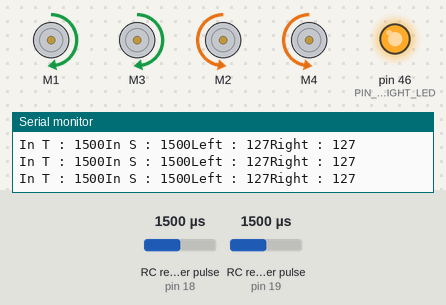
The sketch below on a simulated Arduino Mega 2560, built with avr-gcc and run on an emulated ATmega2560. Shown: 4 × DC motor (green arrow = forward, orange = backward, longer = faster), output pins drawn as LEDs (lit = HIGH), the last lines printed to the serial monitor. Wiring (inferred from the names in the program): 2 × RC receiver channel: data pin 18 / data pin 19. The inputs (shaded band) are chosen by the test bench; at power-on: RC receiver pulse (sensors on pin 18, pin 19) 1500 µs.

Above: at 1.2 s.
1.3 s: RC receiver pulse (sensor on pin 18) set to 1020 µs
4.3 s: RC receiver pulse (sensor on pin 19) set to 1250 µs
At 6.6 s:
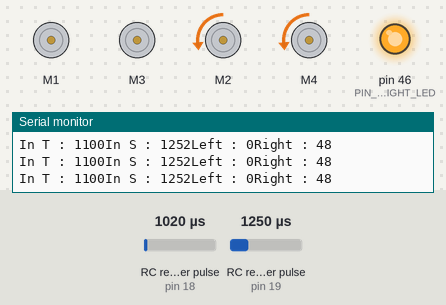
6.9 s: RC receiver pulse (sensor on pin 18) set to 1250 µs
At 7.7 s:
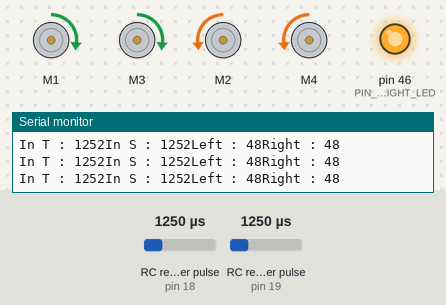
9.9 s: RC receiver pulse (sensor on pin 19) set to 1020 µs
At 11.0 s:
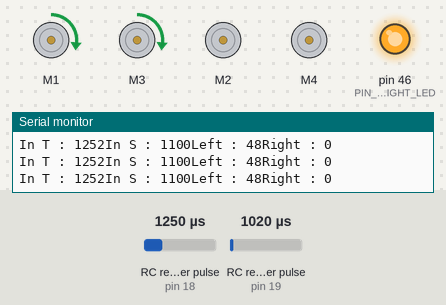
11.4 s: RC receiver pulse (sensor on pin 19) set to 1750 µs
At 13.0 s:
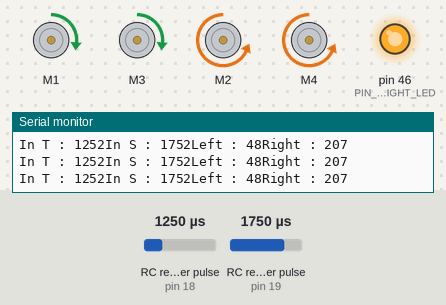
14.4 s: RC receiver pulse (sensor on pin 18) set to 1500 µs
Timing chart, 0 to 18.4 s (numbered marks = the images above; inputs shaded):
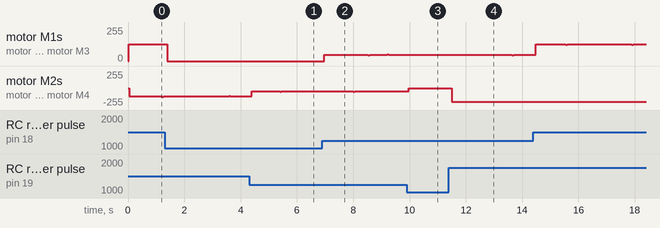

Measured:
- after the input at 4.3 s, motor M2, motor M4: backward 127/255 → backward 48/255 after 0.10 s
- after the input at 6.9 s, motor M1, motor M3: stopped → forward 48/255 after 0.07 s; motor M2, motor M4: backward 48/255 → backward 57/255 after 1.1 s, → backward 48/255 0.04 s later
- after the input at 9.9 s, motor M2, motor M4: backward 48/255 → stopped after 0.07 s
- after the input at 11.4 s, motor M2, motor M4: stopped → backward 207/255 after 0.10 s

The sketch:

motor_controller_RC.ino
```cpp
/*
 Controller per 2560 ROVER EXPLORER


*/
#include <Adafruit_MotorShield.h>
#include <Wire.h>

//initializing all the variables
#define LOOPTIME                      100     //Looptime in millisecond
const byte noCommLoopMax = 10;                //number of main loops the robot will execute without communication before stopping
unsigned int noCommLoops = 0;                 //main loop without communication counter

double speed_cmd_left2 = 0;

const int PIN_ENCOD_A_MOTOR_LEFT = 2;               //A channel for encoder of left motor
const int PIN_ENCOD_B_MOTOR_LEFT = 4;               //B channel for encoder of left motor

const int PIN_ENCOD_A_MOTOR_RIGHT = 3;              //A channel for encoder of right motor
const int PIN_ENCOD_B_MOTOR_RIGHT = 5;              //B channel for encoder of right motor

const int PIN_SIDE_LIGHT_LED = 46;                  //Side light blinking led pin

unsigned long lastMilli = 0;
unsigned long lastMilli2 = 0;
// Start control with rc
// ==================================
#define SRC_NEUTRAL 1500
#define SRC_MAX 2000
#define SRC_MIN 1000
#define TRC_NEUTRAL 1500
#define TRC_MAX 2000
#define TRC_MIN 1000
#define RC_DEADBAND 50
#define ERROR_center 50
#define pERROR 100
#define GEAR_NONE 1
#define GEAR_IDLE 1
#define GEAR_FULL 2

uint16_t unSteeringMin = SRC_MIN + pERROR;
uint16_t unSteeringMax = SRC_MAX - pERROR;
uint16_t unSteeringCenter = SRC_NEUTRAL;

uint16_t unThrottleMin = TRC_MIN + pERROR;
uint16_t unThrottleMax = TRC_MAX - pERROR;
uint16_t unThrottleCenter = TRC_NEUTRAL;

#define PWM_MIN 0
#define PWM_MAX 255

uint8_t gThrottle = 0;
uint8_t gGear = GEAR_NONE;
uint8_t gOldGear = GEAR_NONE;

#define DIRECTION_STOP 0
#define DIRECTION_FORWARD 1
#define DIRECTION_REVERSE 2
#define DIRECTION_ROTATE_RIGHT 3
#define DIRECTION_ROTATE_LEFT 4

uint8_t gThrottleDirection = DIRECTION_STOP;
uint8_t gDirection = DIRECTION_STOP;
uint8_t gOldDirection = DIRECTION_STOP;

#define IDLE_MAX 50
#define MODE_RUN 0
// Assign your channel in pins
#define THROTTLE_IN_PIN 18
#define STEERING_IN_PIN 19

#define THROTTLE_FLAG 1
#define STEERING_FLAG 2

const byte interruptPinThrottle = 18;
const byte interruptPinSteering = 19;
//
volatile uint16_t unThrottleInShared;
volatile uint16_t unSteeringInShared;
//
uint32_t ulThrottleStart;
uint32_t ulSteeringStart;

volatile uint8_t bUpdateFlagsShared;

unsigned long pulse_time  ;
// Eof controllo with rc
// ======================================
//--- Robot-specific constants ---
const double radius = 0.04;                   //Wheel radius, in m
const double wheelbase = 0.187;               //Wheelbase, in m
const double encoder_cpr = 990;                //Encoder ticks or counts per rotation
const double speed_to_pwm_ratio = 0.00235;     //Ratio to convert speed (in m/s) to PWM value. It was obtained by plotting the wheel speed in relation to the PWM motor command (the value is the slope of the linear function).
const double min_speed_cmd = 0.0882;           //(min_speed_cmd/speed_to_pwm_ratio) is the minimum command value needed for the motor to start moving. This value was obtained by plotting the wheel speed in relation to the PWM motor command (the value is the constant of the linear function).

double speed_req = 0;                         //Desired linear speed for the robot, in m/s
double angular_speed_req = 0;                 //Desired angular speed for the robot, in rad/s

double speed_req_left = 0;                    //Desired speed for left wheel in m/s
double speed_act_left = 0;                    //Actual speed for left wheel in m/s
double speed_cmd_left = 0;                    //Command speed for left wheel in m/s

double speed_req_right = 0;                   //Desired speed for right wheel in m/s
double speed_act_right = 0;                   //Actual speed for right wheel in m/s
double speed_cmd_right = 0;                   //Command speed for right wheel in m/s

const double max_speed = 0.4;                 //Max speed in m/s

int PWM_leftMotor = 0;                     //PWM command for left motor
int PWM_rightMotor = 0;                    //PWM command for right motor

// PID Parameters
const double PID_left_param[] = { 0, 0, 0.1 }; //Respectively Kp, Ki and Kd for left motor PID
const double PID_right_param[] = { 0, 0, 0.1 }; //Respectively Kp, Ki and Kd for right motor PID

volatile float pos_left = 0;       //Left motor encoder position
volatile float pos_right = 0;      //Right motor encoder position

Adafruit_MotorShield AFMS = Adafruit_MotorShield();  // Create the motor shield object with the default I2C address
Adafruit_DCMotor *leftMotor = AFMS.getMotor(1);      //Create left motor object
Adafruit_DCMotor *rightMotor = AFMS.getMotor(2);     //Create right motor object
Adafruit_DCMotor *leftMotor2 = AFMS.getMotor(3);      //Create left motor object
Adafruit_DCMotor *rightMotor2 = AFMS.getMotor(4);     //Create right motor object


const int lightIncNumber = 30;                                                                                                                                       //Number of lightIncrements for side light blinking
int lightInc = 0;                                                                                                                                                    //Init increment for side light blinking
int lightValue [lightIncNumber]= { 10, 40, 80, 160, 255, 255, 255, 255, 255, 255, 255, 255, 255, 255, 255, 255, 255, 255, 160, 80, 40, 10, 0, 0, 0, 0, 0, 0, 0, 0 }; //side light increment values
int lightValueNoComm [25]= { 255, 0, 255, 0, 255, 0, 0, 0, 0, 0, 0, 0, 0, 0, 0, 0, 0, 0, 0, 0, 0, 0, 0, 0, 0 }; //side light increment values
int lightT = 0; //init light period

//__________________________________________________________________________

void setup() {
  Serial.begin(9600);
  pinMode(interruptPinThrottle, INPUT_PULLUP);
  pinMode(interruptPinSteering, INPUT_PULLUP);

  attachInterrupt(digitalPinToInterrupt(interruptPinThrottle),calcThrottle,CHANGE);
  attachInterrupt(digitalPinToInterrupt(interruptPinSteering),calcSteering,CHANGE);

  pinMode(PIN_SIDE_LIGHT_LED, OUTPUT);      //set pin for side light leds as output
  analogWrite(PIN_SIDE_LIGHT_LED, 255);     //light up side lights


  AFMS.begin();

  //setting motor speeds to zero
  leftMotor->setSpeed(0);
  leftMotor->run(BRAKE);
  leftMotor2->setSpeed(0);
  leftMotor2->run(BRAKE);
  rightMotor->setSpeed(0);
  rightMotor->run(BRAKE);
  rightMotor2->setSpeed(0);
  rightMotor2->run(BRAKE);
  Serial.println("start");

}

//_________________________________________________________________________

void loop() {

  // RC Control
  static uint16_t unThrottleIn;
  static uint16_t unSteeringIn;
  static uint8_t bUpdateFlags;
  static uint16_t throttleLeft;
  static uint16_t throttleRight;
  // check shared update flags to see if any channels have a new signal
  if(bUpdateFlagsShared)
  {
    noInterrupts(); // turn interrupts off quickly while we take local copies of the shared variables
    pulse_time =millis() ;
    bUpdateFlags = bUpdateFlagsShared;

    if(bUpdateFlags & THROTTLE_FLAG)
    {
      unThrottleIn = unThrottleInShared;
    }

    if(bUpdateFlags & STEERING_FLAG)
    {
      unSteeringIn = unSteeringInShared;
    }

    bUpdateFlagsShared = 0;

    interrupts();
  }
  //
  // Controllo  MOTORI DX e SX
  //

  if ((bUpdateFlags & THROTTLE_FLAG) || (bUpdateFlags & STEERING_FLAG)) {
      unThrottleIn =    constrain(unThrottleIn,unThrottleMin,unThrottleMax);
      unSteeringIn = constrain(unSteeringIn,unSteeringMin,unSteeringMax);
      if ((unThrottleIn < unThrottleMax) && (unSteeringIn < unSteeringMax)) {

      throttleLeft = map(unThrottleIn,unThrottleMin,unThrottleMax,PWM_MIN,PWM_MAX);
	    throttleRight = map(unSteeringIn,unSteeringMin,unSteeringMax,PWM_MIN,PWM_MAX);
    // if ((unThrottleIn > unThrottleMin) && (unSteeringIn < unSteeringMin)) {
      Serial.print("In T : ");
      Serial.print(unThrottleIn);
      Serial.print("In S : ");
      Serial.print(unSteeringIn);
      Serial.print("Left : ");
      Serial.print(throttleLeft);
      Serial.print("Right : ");
      Serial.print(throttleRight);
      Serial.println("");
//}

      PWM_leftMotor = throttleLeft;
      PWM_rightMotor = throttleRight;
	    gDirection = DIRECTION_FORWARD;
   /*
      leftMotor->setSpeed(0);
      leftMotor->run(BRAKE);
      rightMotor->setSpeed(0);
      rightMotor->run(BRAKE);
      leftMotor2->setSpeed(0);
      leftMotor2->run(BRAKE);
      rightMotor2->setSpeed(0);
      rightMotor2->run(BRAKE);
     */
      // Running
	    leftMotor->setSpeed(abs(PWM_leftMotor));
      leftMotor->run(FORWARD);
      leftMotor2->setSpeed(abs(PWM_leftMotor));
      leftMotor2->run(FORWARD);
      rightMotor->setSpeed(abs(PWM_rightMotor));
      rightMotor->run(BACKWARD);
	    rightMotor2->setSpeed(abs(PWM_rightMotor));
      rightMotor2->run(BACKWARD);
       }
    } else {
    /*
      leftMotor->setSpeed(0);
      leftMotor->run(BRAKE);
      rightMotor->setSpeed(0);
      rightMotor->run(BRAKE);
      leftMotor2->setSpeed(0);
      leftMotor2->run(BRAKE);
      rightMotor2->setSpeed(0);
      rightMotor2->run(BRAKE);
*/
  }


   // Clear
    bUpdateFlags = 0;
 }


// simple interrupt service routine
void calcThrottle()
{
  // if the pin is high, its a rising edge of the signal pulse, so lets record its value
  if(digitalRead(THROTTLE_IN_PIN) == HIGH)
  {
    ulThrottleStart = micros();

  }
  else
  {
    // else it must be a falling edge, so lets get the time and subtract the time of the rising edge
    // this gives use the time between the rising and falling edges i.e. the pulse duration.
    unThrottleInShared = (uint16_t)(micros() - ulThrottleStart);
    // use set the throttle flag to indicate that a new throttle signal has been received
    bUpdateFlagsShared |= THROTTLE_FLAG;

  }
}

void calcSteering()
{
  if(digitalRead(STEERING_IN_PIN) == HIGH)
  {
    ulSteeringStart = micros();
   }
  else
  {
    unSteeringInShared = (uint16_t)(micros() - ulSteeringStart);
    bUpdateFlagsShared |= STEERING_FLAG;
  }
}
```
